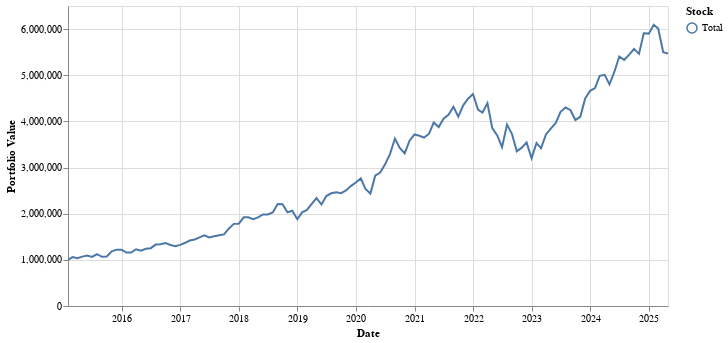
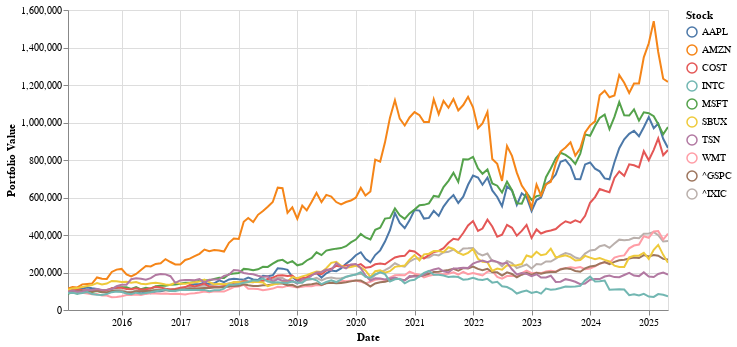

The cell these charts' notebook holds for them, in order:
### Markdown cell above
Now that we've created a projection of how our data has been growing over time, let's see what to expect!

### Code cell
initial_investment_amount = 1e6

returns = calculate_returns(initial_investment_amount, dataframes, allocations)

graph_returns(returns, True, True)

### Figure 1 — Vega-Lite specification as saved in the notebook (floating-point values rounded to 4 significant figures)
{"config": {"view": {"continuousWidth": 300, "continuousHeight": 300}}, "layer": [{"mark": {"type": "line"}, "encoding": {"color": {"field": "Stock", "title": "Stock", "type": "nominal"}, "x": {"field": "Date", "title": "Date", "type": "temporal"}, "y": {"field": "Value", "title": "Portfolio Value", "type": "quantitative"}}, "name": "view_33"}, {"mark": {"type": "point"}, "encoding": {"color": {"field": "Stock", "title": "Stock", "type": "nominal"}, "opacity": {"condition": [{"param": "param_33", "value": 1, "empty": false}], "value": 0}, "x": {"field": "Date", "title": "Date", "type": "temporal"}, "y": {"field": "Value", "title": "Portfolio Value", "type": "quantitative"}}}, {"mark": {"type": "rule", "color": "gray"}, "encoding": {"opacity": {"condition": [{"param": "param_33", "value": 0.3, "empty": false}], "value": 0}, "tooltip": [{"field": "Total", "format": ".2f", "type": "quantitative"}], "x": {"field": "Date", "type": "temporal"}}, "name": "view_34", "transform": [{"pivot": "Stock", "value": "Value", "groupby": ["Date"]}]}], "data": {"name": "data-2ffec08f521a0909ba339f33792e5236"}, "height": 300, "params": [{"name": "param_34", "select": {"type": "interval", "encodings": ["x", "y"]}, "bind": "scales", "views": ["view_33"]}, {"name": "param_33", "select": {"type": "point", "fields": ["Date"], "nearest": true, "on": "mouseover"}, "views": ["view_34"]}], "width": 600, "$schema": "https://vega.github.io/schema/vega-lite/v5.20.1.json", "datasets": {"data-2ffec08f521a0909ba339f33792e5236": [{"Date": "2015-01-31T00:00:00-05:00", "Stock": "Total", "Value": 999400.0}, {"Date": "2015-02-28T00:00:00-05:00", "Stock": "Total", "Value": 1059000.0}, {"Date": "2015-03-31T00:00:00-04:00", "Stock": "Total", "Value": 1033000.0}, {"Date": "2015-04-30T00:00:00-04:00", "Stock": "Total", "Value": 1070000.0}, {"Date": "2015-05-31T00:00:00-04:00", "Stock": "Total", "Value": 1094000.0}, {"Date": "2015-06-30T00:00:00-04:00", "Stock": "Total", "Value": 1065000.0}, {"Date": "2015-07-31T00:00:00-04:00", "Stock": "Total", "Value": 1125000.0}, {"Date": "2015-08-31T00:00:00-04:00", "Stock": "Total", "Value": 1065000.0}, {"Date": "2015-09-30T00:00:00-04:00", "Stock": "Total", "Value": 1073000.0}, {"Date": "2015-10-31T00:00:00-04:00", "Stock": "Total", "Value": 1183000.0}, {"Date": "2015-11-30T00:00:00-05:00", "Stock": "Total", "Value": 1221000.0}, {"Date": "2015-12-31T00:00:00-05:00", "Stock": "Total", "Value": 1218000.0}, {"Date": "2016-01-31T00:00:00-05:00", "Stock": "Total", "Value": 1158000.0}, {"Date": "2016-02-29T00:00:00-05:00", "Stock": "Total", "Value": 1157000.0}, {"Date": "2016-03-31T00:00:00-04:00", "Stock": "Total", "Value": 1229000.0}, {"Date": "2016-04-30T00:00:00-04:00", "Stock": "Total", "Value": 1197000.0}, {"Date": "2016-05-31T00:00:00-04:00", "Stock": "Total", "Value": 1240000.0}, {"Date": "2016-06-30T00:00:00-04:00", "Stock": "Total", "Value": 1253000.0}, {"Date": "2016-07-31T00:00:00-04:00", "Stock": "Total", "Value": 1331000.0}, {"Date": "2016-08-31T00:00:00-04:00", "Stock": "Total", "Value": 1340000.0}, {"Date": "2016-09-30T00:00:00-04:00", "Stock": "Total", "Value": 1363000.0}, {"Date": "2016-10-31T00:00:00-04:00", "Stock": "Total", "Value": 1321000.0}, {"Date": "2016-11-30T00:00:00-05:00", "Stock": "Total", "Value": 1295000.0}, {"Date": "2016-12-31T00:00:00-05:00", "Stock": "Total", "Value": 1325000.0}, {"Date": "2017-01-31T00:00:00-05:00", "Stock": "Total", "Value": 1370000.0}, {"Date": "2017-02-28T00:00:00-05:00", "Stock": "Total", "Value": 1419000.0}, {"Date": "2017-03-31T00:00:00-04:00", "Stock": "Total", "Value": 1441000.0}, {"Date": "2017-04-30T00:00:00-04:00", "Stock": "Total", "Value": 1486000.0}, {"Date": "2017-05-31T00:00:00-04:00", "Stock": "Total", "Value": 1532000.0}, {"Date": "2017-06-30T00:00:00-04:00", "Stock": "Total", "Value": 1486000.0}, {"Date": "2017-07-31T00:00:00-04:00", "Stock": "Total", "Value": 1513000.0}, {"Date": "2017-08-31T00:00:00-04:00", "Stock": "Total", "Value": 1533000.0}, {"Date": "2017-09-30T00:00:00-04:00", "Stock": "Total", "Value": 1551000.0}, {"Date": "2017-10-31T00:00:00-04:00", "Stock": "Total", "Value": 1680000.0}, {"Date": "2017-11-30T00:00:00-05:00", "Stock": "Total", "Value": 1780000.0}, {"Date": "2017-12-31T00:00:00-05:00", "Stock": "Total", "Value": 1784000.0}, {"Date": "2018-01-31T00:00:00-05:00", "Stock": "Total", "Value": 1921000.0}, {"Date": "2018-02-28T00:00:00-05:00", "Stock": "Total", "Value": 1921000.0}, {"Date": "2018-03-31T00:00:00-04:00", "Stock": "Total", "Value": 1881000.0}, {"Date": "2018-04-30T00:00:00-04:00", "Stock": "Total", "Value": 1918000.0}, {"Date": "2018-05-31T00:00:00-04:00", "Stock": "Total", "Value": 1983000.0}, {"Date": "2018-06-30T00:00:00-04:00", "Stock": "Total", "Value": 1985000.0}, {"Date": "2018-07-31T00:00:00-04:00", "Stock": "Total", "Value": 2028000.0}, {"Date": "2018-08-31T00:00:00-04:00", "Stock": "Total", "Value": 2211000.0}, {"Date": "2018-09-30T00:00:00-04:00", "Stock": "Total", "Value": 2206000.0}, {"Date": "2018-10-31T00:00:00-04:00", "Stock": "Total", "Value": 2031000.0}, {"Date": "2018-11-30T00:00:00-05:00", "Stock": "Total", "Value": 2065000.0}, {"Date": "2018-12-31T00:00:00-05:00", "Stock": "Total", "Value": 1880000.0}, {"Date": "2019-01-31T00:00:00-05:00", "Stock": "Total", "Value": 2033000.0}, {"Date": "2019-02-28T00:00:00-05:00", "Stock": "Total", "Value": 2077000.0}, {"Date": "2019-03-31T00:00:00-04:00", "Stock": "Total", "Value": 2211000.0}, {"Date": "2019-04-30T00:00:00-04:00", "Stock": "Total", "Value": 2337000.0}, {"Date": "2019-05-31T00:00:00-04:00", "Stock": "Total", "Value": 2199000.0}, {"Date": "2019-06-30T00:00:00-04:00", "Stock": "Total", "Value": 2382000.0}, {"Date": "2019-07-31T00:00:00-04:00", "Stock": "Total", "Value": 2442000.0}, {"Date": "2019-08-31T00:00:00-04:00", "Stock": "Total", "Value": 2463000.0}, {"Date": "2019-09-30T00:00:00-04:00", "Stock": "Total", "Value": 2444000.0}, {"Date": "2019-10-31T00:00:00-04:00", "Stock": "Total", "Value": 2504000.0}, {"Date": "2019-11-30T00:00:00-05:00", "Stock": "Total", "Value": 2598000.0}, {"Date": "2019-12-31T00:00:00-05:00", "Stock": "Total", "Value": 2676000.0}, {"Date": "2020-01-31T00:00:00-05:00", "Stock": "Total", "Value": 2763000.0}, {"Date": "2020-02-29T00:00:00-05:00", "Stock": "Total", "Value": 2535000.0}, {"Date": "2020-03-31T00:00:00-04:00", "Stock": "Total", "Value": 2436000.0}, {"Date": "2020-04-30T00:00:00-04:00", "Stock": "Total", "Value": 2824000.0}, {"Date": "2020-05-31T00:00:00-04:00", "Stock": "Total", "Value": 2891000.0}, {"Date": "2020-06-30T00:00:00-04:00", "Stock": "Total", "Value": 3067000.0}, {"Date": "2020-07-31T00:00:00-04:00", "Stock": "Total", "Value": 3291000.0}, {"Date": "2020-08-31T00:00:00-04:00", "Stock": "Total", "Value": 3629000.0}, {"Date": "2020-09-30T00:00:00-04:00", "Stock": "Total", "Value": 3427000.0}, {"Date": "2020-10-31T00:00:00-04:00", "Stock": "Total", "Value": 3307000.0}, {"Date": "2020-11-30T00:00:00-05:00", "Stock": "Total", "Value": 3580000.0}, {"Date": "2020-12-31T00:00:00-05:00", "Stock": "Total", "Value": 3717000.0}, {"Date": "2021-01-31T00:00:00-05:00", "Stock": "Total", "Value": 3688000.0}, {"Date": "2021-02-28T00:00:00-05:00", "Stock": "Total", "Value": 3648000.0}, {"Date": "2021-03-31T00:00:00-04:00", "Stock": "Total", "Value": 3728000.0}, {"Date": "2021-04-30T00:00:00-04:00", "Stock": "Total", "Value": 3976000.0}, {"Date": "2021-05-31T00:00:00-04:00", "Stock": "Total", "Value": 3877000.0}, {"Date": "2021-06-30T00:00:00-04:00", "Stock": "Total", "Value": 4057000.0}, {"Date": "2021-07-31T00:00:00-04:00", "Stock": "Total", "Value": 4142000.0}, {"Date": "2021-08-31T00:00:00-04:00", "Stock": "Total", "Value": 4318000.0}, {"Date": "2021-09-30T00:00:00-04:00", "Stock": "Total", "Value": 4102000.0}, {"Date": "2021-10-31T00:00:00-04:00", "Stock": "Total", "Value": 4347000.0}, {"Date": "2021-11-30T00:00:00-05:00", "Stock": "Total", "Value": 4492000.0}, {"Date": "2021-12-31T00:00:00-05:00", "Stock": "Total", "Value": 4592000.0}, {"Date": "2022-01-31T00:00:00-05:00", "Stock": "Total", "Value": 4257000.0}, {"Date": "2022-02-28T00:00:00-05:00", "Stock": "Total", "Value": 4193000.0}, {"Date": "2022-03-31T00:00:00-04:00", "Stock": "Total", "Value": 4395000.0}, {"Date": "2022-04-30T00:00:00-04:00", "Stock": "Total", "Value": 3855000.0}, {"Date": "2022-05-31T00:00:00-04:00", "Stock": "Total", "Value": 3696000.0}, {"Date": "2022-06-30T00:00:00-04:00", "Stock": "Total", "Value": 3442000.0}, {"Date": "2022-07-31T00:00:00-04:00", "Stock": "Total", "Value": 3930000.0}, {"Date": "2022-08-31T00:00:00-04:00", "Stock": "Total", "Value": 3726000.0}, {"Date": "2022-09-30T00:00:00-04:00", "Stock": "Total", "Value": 3352000.0}, {"Date": "2022-10-31T00:00:00-04:00", "Stock": "Total", "Value": 3431000.0}, {"Date": "2022-11-30T00:00:00-05:00", "Stock": "Total", "Value": 3544000.0}, {"Date": "2022-12-31T00:00:00-05:00", "Stock": "Total", "Value": 3203000.0}, {"Date": "2023-01-31T00:00:00-05:00", "Stock": "Total", "Value": 3534000.0}, {"Date": "2023-02-28T00:00:00-05:00", "Stock": "Total", "Value": 3416000.0}, {"Date": "2023-03-31T00:00:00-04:00", "Stock": "Total", "Value": 3716000.0}, {"Date": "2023-04-30T00:00:00-04:00", "Stock": "Total", "Value": 3842000.0}, {"Date": "2023-05-31T00:00:00-04:00", "Stock": "Total", "Value": 3967000.0}, {"Date": "2023-06-30T00:00:00-04:00", "Stock": "Total", "Value": 4209000.0}, {"Date": "2023-07-31T00:00:00-04:00", "Stock": "Total", "Value": 4299000.0}, {"Date": "2023-08-31T00:00:00-04:00", "Stock": "Total", "Value": 4242000.0}, {"Date": "2023-09-30T00:00:00-04:00", "Stock": "Total", "Value": 4031000.0}, {"Date": "2023-10-31T00:00:00-04:00", "Stock": "Total", "Value": 4099000.0}, {"Date": "2023-11-30T00:00:00-05:00", "Stock": "Total", "Value": 4491000.0}, {"Date": "2023-12-31T00:00:00-05:00", "Stock": "Total", "Value": 4663000.0}, {"Date": "2024-01-31T00:00:00-05:00", "Stock": "Total", "Value": 4721000.0}, {"Date": "2024-02-29T00:00:00-05:00", "Stock": "Total", "Value": 4986000.0}, {"Date": "2024-03-31T00:00:00-04:00", "Stock": "Total", "Value": 5007000.0}, {"Date": "2024-04-30T00:00:00-04:00", "Stock": "Total", "Value": 4802000.0}, {"Date": "2024-05-31T00:00:00-04:00", "Stock": "Total", "Value": 5077000.0}, {"Date": "2024-06-30T00:00:00-04:00", "Stock": "Total", "Value": 5406000.0}, {"Date": "2024-07-31T00:00:00-04:00", "Stock": "Total", "Value": 5333000.0}, {"Date": "2024-08-31T00:00:00-04:00", "Stock": "Total", "Value": 5446000.0}, {"Date": "2024-09-30T00:00:00-04:00", "Stock": "Total", "Value": 5570000.0}, {"Date": "2024-10-31T00:00:00-04:00", "Stock": "Total", "Value": 5463000.0}, {"Date": "2024-11-30T00:00:00-05:00", "Stock": "Total", "Value": 5910000.0}, {"Date": "2024-12-31T00:00:00-05:00", "Stock": "Total", "Value": 5902000.0}, {"Date": "2025-01-31T00:00:00-05:00", "Stock": "Total", "Value": 6092000.0}, {"Date": "2025-02-28T00:00:00-05:00", "Stock": "Total", "Value": 6010000.0}, {"Date": "2025-03-31T00:00:00-04:00", "Stock": "Total", "Value": 5499000.0}, {"Date": "2025-04-30T00:00:00-04:00", "Stock": "Total", "Value": 5468000.0}]}}

### Figure 2 — Vega-Lite specification as saved in the notebook (floating-point values rounded to 4 significant figures; data arrays with more than 128 entries replaced by an {"elided": "..."} marker saying what was removed)
{"config": {"view": {"continuousWidth": 300, "continuousHeight": 300}}, "layer": [{"mark": {"type": "line"}, "encoding": {"color": {"field": "Stock", "title": "Stock", "type": "nominal"}, "x": {"field": "Date", "title": "Date", "type": "temporal"}, "y": {"field": "Value", "title": "Portfolio Value", "type": "quantitative"}}, "name": "view_35"}, {"mark": {"type": "point"}, "encoding": {"color": {"field": "Stock", "title": "Stock", "type": "nominal"}, "opacity": {"condition": [{"param": "param_35", "value": 1, "empty": false}], "value": 0}, "x": {"field": "Date", "title": "Date", "type": "temporal"}, "y": {"field": "Value", "title": "Portfolio Value", "type": "quantitative"}}}, {"mark": {"type": "rule", "color": "gray"}, "encoding": {"opacity": {"condition": [{"param": "param_35", "value": 0.3, "empty": false}], "value": 0}, "tooltip": [{"field": "AAPL", "format": ".2f", "type": "quantitative"}, {"field": "MSFT", "format": ".2f", "type": "quantitative"}, {"field": "^IXIC", "format": ".2f", "type": "quantitative"}, {"field": "COST", "format": ".2f", "type": "quantitative"}, {"field": "WMT", "format": ".2f", "type": "quantitative"}, {"field": "AMZN", "format": ".2f", "type": "quantitative"}, {"field": "^GSPC", "format": ".2f", "type": "quantitative"}, {"field": "SBUX", "format": ".2f", "type": "quantitative"}, {"field": "TSN", "format": ".2f", "type": "quantitative"}, {"field": "INTC", "format": ".2f", "type": "quantitative"}], "x": {"field": "Date", "type": "temporal"}}, "name": "view_36", "transform": [{"pivot": "Stock", "value": "Value", "groupby": ["Date"]}]}], "data": {"name": "data-fce4c24feda702a902ef7503afa27875"}, "height": 300, "params": [{"name": "param_36", "select": {"type": "interval", "encodings": ["x", "y"]}, "bind": "scales", "views": ["view_35"]}, {"name": "param_35", "select": {"type": "point", "fields": ["Date"], "nearest": true, "on": "mouseover"}, "views": ["view_36"]}], "width": 600, "$schema": "https://vega.github.io/schema/vega-lite/v5.20.1.json", "datasets": {"data-fce4c24feda702a902ef7503afa27875": {"elided": "1240 records"}}}
